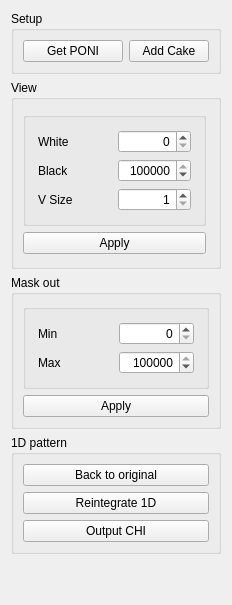
      <widget class="QWidget" name="tabCake">
       <attribute name="title">
        <string>Cake</string>
       </attribute>
       <layout class="QVBoxLayout" name="verticalLayout_3">
        <item>
         <widget class="QGroupBox" name="groupBox_18">
          <property name="sizePolicy">
           <sizepolicy hsizetype="Preferred" vsizetype="Fixed">
            <horstretch>0</horstretch>
            <verstretch>0</verstretch>
           </sizepolicy>
          </property>
          <property name="title">
           <string>Setup</string>
          </property>
          <property name="flat">
           <bool>true</bool>
          </property>
          <layout class="QHBoxLayout" name="horizontalLayout_15">
           <item>
            <widget class="QPushButton" name="pushButton_GetPONI">
             <property name="sizePolicy">
              <sizepolicy hsizetype="Preferred" vsizetype="Fixed">
               <horstretch>0</horstretch>
               <verstretch>0</verstretch>
              </sizepolicy>
             </property>
             <property name="minimumSize">
              <size>
               <width>100</width>
               <height>0</height>
              </size>
             </property>
             <property name="text">
              <string>Get PONI</string>
             </property>
            </widget>
           </item>
           <item>
            <widget class="QPushButton" name="pushButton_AddRemoveCake">
             <property name="sizePolicy">
              <sizepolicy hsizetype="Preferred" vsizetype="Fixed">
               <horstretch>0</horstretch>
               <verstretch>0</verstretch>
              </sizepolicy>
             </property>
             <property name="text">
              <string>Add Cake</string>
             </property>
             <property name="checkable">
              <bool>true</bool>
             </property>
            </widget>
           </item>
          </layout>
         </widget>
        </item>
        <item>
         <widget class="QGroupBox" name="groupBox_20">
          <property name="sizePolicy">
           <sizepolicy hsizetype="Preferred" vsizetype="Fixed">
            <horstretch>0</horstretch>
            <verstretch>0</verstretch>
           </sizepolicy>
          </property>
          <property name="title">
           <string>View</string>
          </property>
          <property name="flat">
           <bool>true</bool>
          </property>
          <layout class="QVBoxLayout" name="verticalLayout_7">
           <property name="topMargin">
            <number>12</number>
           </property>
           <property name="rightMargin">
            <number>12</number>
           </property>
           <property name="bottomMargin">
            <number>12</number>
           </property>
           <item>
            <widget class="QGroupBox" name="groupBox_29">
             <property name="sizePolicy">
              <sizepolicy hsizetype="Preferred" vsizetype="Fixed">
               <horstretch>0</horstretch>
               <verstretch>0</verstretch>
              </sizepolicy>
             </property>
             <property name="title">
              <string/>
             </property>
             <property name="flat">
              <bool>true</bool>
             </property>
             <layout class="QGridLayout" name="gridLayout_13" columnstretch="0,0">
              <property name="leftMargin">
               <number>12</number>
              </property>
              <property name="topMargin">
               <number>12</number>
              </property>
              <property name="rightMargin">
               <number>12</number>
              </property>
              <property name="bottomMargin">
               <number>12</number>
              </property>
              <property name="verticalSpacing">
               <number>-1</number>
              </property>
              <item row="1" column="0">
               <widget class="QLabel" name="label_9">
                <property name="text">
                 <string>Black</string>
                </property>
               </widget>
              </item>
              <item row="1" column="1">
               <widget class="QSpinBox" name="spinBox_VMax">
                <property name="focusPolicy">
                 <enum>Qt::StrongFocus</enum>
                </property>
                <property name="alignment">
                 <set>Qt::AlignRight|Qt::AlignTrailing|Qt::AlignVCenter</set>
                </property>
                <property name="maximum">
                 <number>1000000</number>
                </property>
                <property name="singleStep">
                 <number>1</number>
                </property>
                <property name="value">
                 <number>1000000</number>
                </property>
               </widget>
              </item>
              <item row="0" column="1">
               <widget class="QSpinBox" name="spinBox_VMin">
                <property name="focusPolicy">
                 <enum>Qt::StrongFocus</enum>
                </property>
                <property name="alignment">
                 <set>Qt::AlignRight|Qt::AlignTrailing|Qt::AlignVCenter</set>
                </property>
                <property name="maximum">
                 <number>1000000</number>
                </property>
               </widget>
              </item>
              <item row="0" column="0">
               <widget class="QLabel" name="label_8">
                <property name="text">
                 <string>White</string>
                </property>
               </widget>
              </item>
              <item row="2" column="0">
               <widget class="QLabel" name="label_12">
                <property name="text">
                 <string>V Size</string>
                </property>
               </widget>
              </item>
              <item row="2" column="1">
               <widget class="QSpinBox" name="spinBox_CakeAxisSize">
                <property name="focusPolicy">
                 <enum>Qt::StrongFocus</enum>
                </property>
                <property name="alignment">
                 <set>Qt::AlignRight|Qt::AlignTrailing|Qt::AlignVCenter</set>
                </property>
                <property name="minimum">
                 <number>1</number>
                </property>
               </widget>
              </item>
             </layout>
            </widget>
           </item>
           <item>
            <widget class="QPushButton" name="pushButton_ApplyCakeView">
             <property name="sizePolicy">
              <sizepolicy hsizetype="Preferred" vsizetype="Fixed">
               <horstretch>0</horstretch>
               <verstretch>0</verstretch>
              </sizepolicy>
             </property>
             <property name="text">
              <string>Apply</string>
             </property>
            </widget>
           </item>
          </layout>
         </widget>
        </item>
        <item>
         <widget class="QGroupBox" name="groupBox_22">
          <property name="sizePolicy">
           <sizepolicy hsizetype="Preferred" vsizetype="Fixed">
            <horstretch>0</horstretch>
            <verstretch>0</verstretch>
           </sizepolicy>
          </property>
          <property name="title">
           <string>Mask out</string>
          </property>
          <property name="flat">
           <bool>true</bool>
          </property>
          <layout class="QVBoxLayout" name="verticalLayout_6">
           <item>
            <widget class="QGroupBox" name="groupBox_30">
             <property name="sizePolicy">
              <sizepolicy hsizetype="Preferred" vsizetype="Fixed">
               <horstretch>0</horstretch>
               <verstretch>0</verstretch>
              </sizepolicy>
             </property>
             <property name="title">
              <string/>
             </property>
             <property name="flat">
              <bool>true</bool>
             </property>
             <layout class="QGridLayout" name="gridLayout_11">
              <property name="leftMargin">
               <number>12</number>
              </property>
              <property name="topMargin">
               <number>12</number>
              </property>
              <property name="rightMargin">
               <number>12</number>
              </property>
              <property name="bottomMargin">
               <number>12</number>
              </property>
              <item row="0" column="0">
               <widget class="QLabel" name="label_10">
                <property name="text">
                 <string>Min</string>
                </property>
               </widget>
              </item>
              <item row="2" column="0">
               <widget class="QLabel" name="label_11">
                <property name="text">
                 <string>Max</string>
                </property>
               </widget>
              </item>
              <item row="0" column="1">
               <widget class="QSpinBox" name="spinBox_MaskMin">
                <property name="focusPolicy">
                 <enum>Qt::StrongFocus</enum>
                </property>
                <property name="alignment">
                 <set>Qt::AlignRight|Qt::AlignTrailing|Qt::AlignVCenter</set>
                </property>
                <property name="maximum">
                 <number>10000000</number>
                </property>
               </widget>
              </item>
              <item row="2" column="1">
               <widget class="QSpinBox" name="spinBox_MaskMax">
                <property name="focusPolicy">
                 <enum>Qt::StrongFocus</enum>
                </property>
                <property name="alignment">
                 <set>Qt::AlignRight|Qt::AlignTrailing|Qt::AlignVCenter</set>
                </property>
                <property name="maximum">
                 <number>10000000</number>
                </property>
                <property name="value">
                 <number>10000000</number>
                </property>
               </widget>
              </item>
             </layout>
            </widget>
           </item>
           <item>
            <widget class="QPushButton" name="pushButton_ApplyMask">
             <property name="sizePolicy">
              <sizepolicy hsizetype="Preferred" vsizetype="Fixed">
               <horstretch>0</horstretch>
               <verstretch>0</verstretch>
              </sizepolicy>
             </property>
             <property name="text">
              <string>Apply</string>
             </property>
             <property name="checkable">
              <bool>true</bool>
             </property>
            </widget>
           </item>
          </layout>
         </widget>
        </item>
        <item>
         <widget class="QGroupBox" name="groupBox_19">
          <property name="sizePolicy">
           <sizepolicy hsizetype="Preferred" vsizetype="Fixed">
            <horstretch>0</horstretch>
            <verstretch>0</verstretch>
           </sizepolicy>
          </property>
          <property name="title">
           <string>1D pattern</string>
          </property>
          <property name="flat">
           <bool>true</bool>
          </property>
          <layout class="QVBoxLayout" name="verticalLayout_8">
           <item>
            <widget class="QPushButton" name="pushButton_BackToOriginal">
             <property name="text">
              <string>Back to original</string>
             </property>
            </widget>
           </item>
           <item>
            <widget class="QPushButton" name="pushButton_Reintegrate1D">
             <property name="text">
              <string>Reintegrate 1D</string>
             </property>
            </widget>
           </item>
           <item>
            <widget class="QPushButton" name="pushButton_OuputCHI">
             <property name="text">
              <string>Output CHI</string>
             </property>
            </widget>
           </item>
          </layout>
         </widget>
        </item>
        <item>
         <spacer name="verticalSpacer">
          <property name="orientation">
           <enum>Qt::Vertical</enum>
          </property>
          <property name="sizeHint" stdset="0">
           <size>
            <width>20</width>
            <height>40</height>
           </size>
          </property>
         </spacer>
        </item>
       </layout>
      </widget>
